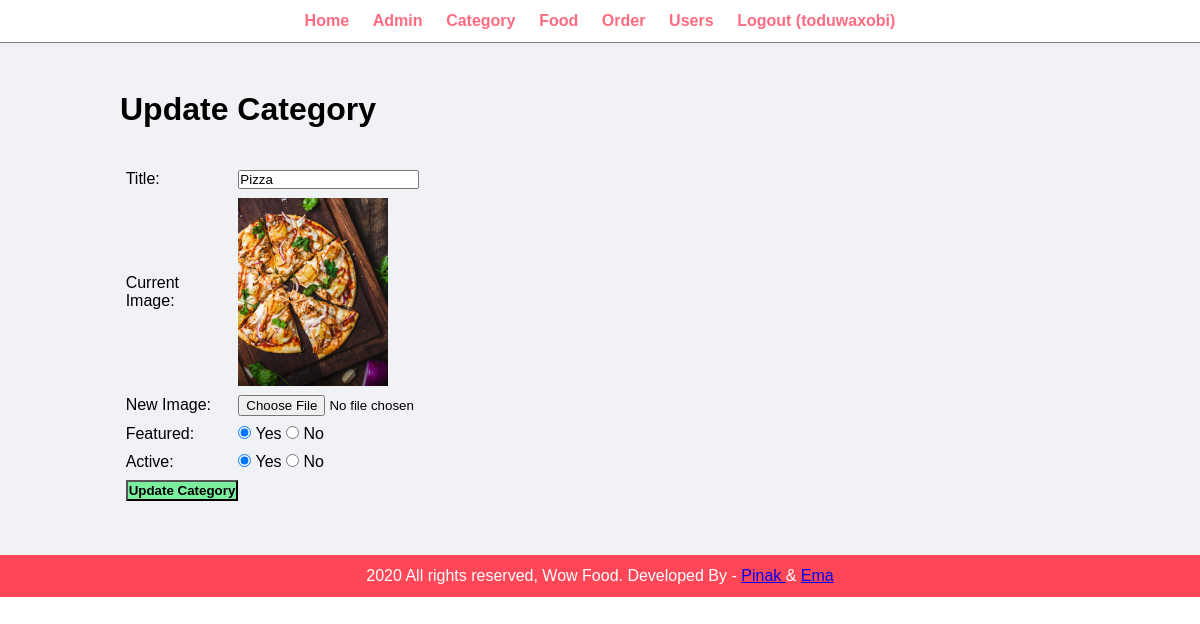
The page /admin/update-category.php?id=4 (signed in) on the database its author committed.
### tables this page shows
CREATE TABLE `tbl_category` (
  `id` int(10) UNSIGNED NOT NULL,
  `title` varchar(100) NOT NULL,
  `image_name` varchar(255) NOT NULL,
  `featured` varchar(10) NOT NULL,
  `active` varchar(10) NOT NULL
);

### admin/update-category.php (the view, shortened to what this page needs)
<?php include('partials/menu.php'); ?>
<div class="main-content">
    <div class="wrapper">
        <h1>Update Category</h1>
        <br><br>
        <?php
            if(isset($_GET['id']))
            {
                $id = $_GET['id'];
                $sql = "SELECT * FROM tbl_category WHERE id=$id";
                $res = mysqli_query($conn, $sql);
                $count = mysqli_num_rows($res);
                if($count==1)
                {
                    $row = mysqli_fetch_assoc($res);
                    $title = $row['title'];
                    $current_image = $row['image_name'];
                    $featured = $row['featured'];
                    $active = $row['active'];
                }
                else
                {
                    $_SESSION['no-category-found'] = "<div class='error'>Category not Found.</div>";
                    header('location:'.SITEURL.'admin/manage-category.php');
                }
            }
            else
            {
                header('location:'.SITEURL.'admin/manage-category.php');
            }
        ?>
        <form action="" method="POST" enctype="multipart/form-data">
            <table class="tbl-30">
                <tr>
                    <td>Title: </td>
                    <td>
                        <input type="text" name="title" value="<?php echo $title; ?>">
                    </td>
                </tr>
                <tr>
                    <td>Current Image: </td>
                    <td>
                        <?php
                            if($current_image != "")
                            {
                                ?>
                                <img src="<?php echo SITEURL; ?>images/category/<?php echo $current_image; ?>" width="150px">
                                <?php
                            }
                            else
                            {
                                echo "<div class='error'>Image Not Added.</div>";
                            }
                        ?>
                    </td>
                </tr>
                <tr>
                    <td>New Image: </td>
                    <td>
                        <input type="file" name="image">
                    </td>
                </tr>
                <tr>
                    <td>Featured: </td>
                    <td>
                        <input <?php if($featured=="Yes"){echo "checked";} ?> type="radio" name="featured" value="Yes"> Yes
                        <input <?php if($featured=="No"){echo "checked";} ?> type="radio" name="featured" value="No"> No
                    </td>
                </tr>
                <tr>
                    <td>Active: </td>
                    <td>
                        <input <?php if($active=="Yes"){echo "checked";} ?> type="radio" name="active" value="Yes"> Yes
                        <input <?php if($active=="No"){echo "checked";} ?> type="radio" name="active" value="No"> No
                    </td>
                </tr>
                <tr>
                    <td>
                        <input type="submit" name="submit" value="Update Category" class="btn-secondary">
                    </td>
                </tr>
            </table>
        </form>
    </div>
</div>
<?php include('partials/footer.php'); ?>

### css/admin.css (style rules this page uses)
* { margin: 0; padding: 0; font-family: Arial, Helvetica, sans-serif; }
.wrapper { padding: 1%; width: 80%; margin: 0 auto; }
.tbl-30 { width: 30%; }
table tr td { padding: 1%; }
.btn-secondary { background-color: #7bed9f; padding: 1%; color: black; text-decoration: none; font-weight: bold; }
.main-content { background-color: #f1f2f6; padding: 3% 0; }

### rows shown on the page
tbl_category: title "Pizza", image_name (picture), featured "☑", active "☑"

### other values the page prints
$_SESSION['user'] "toduwaxobi"
